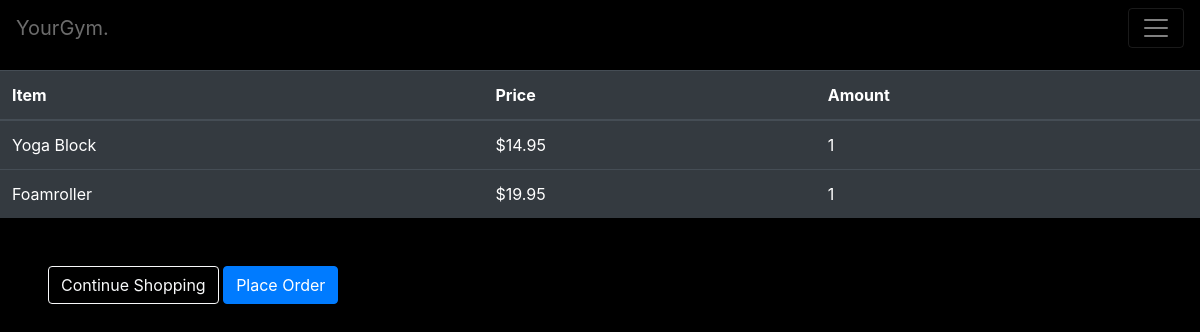
/cart (signed in), run on an earlier commit of the app's database.
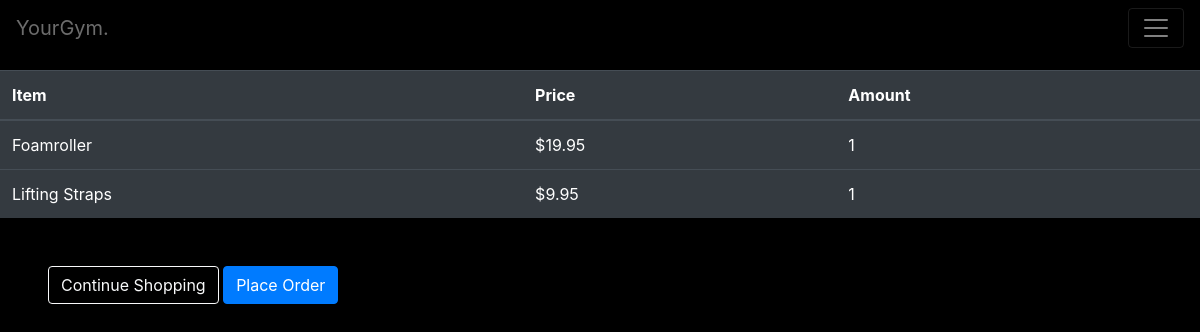
And on a later commit of the database.
### main/models.py (models this page shows)
class CartItem(models.Model):
    item = models.ForeignKey(Stock, on_delete=models.CASCADE,
                             related_name='cart')
    cartowner = models.ForeignKey(Cart, on_delete=models.CASCADE,
                                  related_name='cart')
    price = models.DecimalField(decimal_places=2, max_digits=6, default=0)
    amount = models.IntegerField(default=1)

class Stock(models.Model):
    product_number = models.IntegerField(null=True, blank=True, unique=True)
    description = models.CharField(max_length=255, blank=True)
    document = models.ImageField(upload_to='images/', default=None)
    price = models.DecimalField(decimal_places=2, max_digits=6, null=True,
                                blank=True)
    available = models.IntegerField(default=None, blank=True)
    color = models.CharField(max_length=255, blank=True)
    def __str__(self):
        return self.description

### main/views.py (the view)
# urls.py: path("cart", views.cart, name="cart"),
def cart(request):
    if request.method == "POST":
        curruser = request.user
        if (curruser is None) or (str(curruser) == 'AnonymousUser'):
            context = {
                "items": Stock.objects.all(),
                "visitor": True
            }
            return render(request, "main/shop.html", context)
        else:
            prodnum = request.POST["productnumber"]
            item = Stock.objects.get(product_number=prodnum)
            if item.available != 0:
                item.available -= 1
                item.save()
                curruser = request.user
                usercart = Cart.objects.filter(owner=curruser).first()
                if usercart is None:
                    newcart = Cart(owner=curruser)
                    newcart.save()
                    newcartitem = CartItem(item=item, cartowner=newcart,
                                           price=item.price, amount=1)
                    newcartitem.save()
                else:
                    cartitem = CartItem.objects.filter(cartowner=usercart,
                                                       item=item).count()
                    if cartitem == 0:
                        newcartitem = CartItem(item=item, cartowner=usercart,
                                               price=item.price, amount=1)
                        newcartitem.save()
                    else:
                        currcartitem = CartItem.objects\
                                               .filter(cartowner=usercart)\
                                               .get(item=item)
                        curramount = currcartitem.amount
                        newamount = int(curramount) + 1
                        currcartitem.amount = newamount
                        currcartitem.save()
                products = CartItem.objects.filter(cartowner=usercart).all()
                total = 0
                qty = 0
                for product in products:
                    qty += product.amount
                    cost = product.amount * product.price
                    total += cost
                context = {
                    "products": products,
                    "user": curruser,
                    "total": total,
                    "qty": qty
                }
                return render(request, "main/cart.html", context)
            else:
                context = {
                    "items": Stock.objects.all(),
                    "available": False
                }
                return render(request, "main/shop.html", context)
    else:
        curruser = request.user
        usercart = Cart.objects.filter(owner=curruser).first()
        products = CartItem.objects.filter(cartowner=usercart).all()
        total = 0
        qty = 0
        for product in products:
            qty += product.amount
            cost = product.amount * product.price
            total += cost
        context = {
            "products": products,
            "user": curruser,
            "total": total,
            "qty": qty
        }
        return render(request, "main/cart.html", context)

### main/templates/main/cart.html (shortened to what this page needs)
{% extends "main/layout.html" %}
{% block main %}
{% if qty == 0 %}
<div class="container">
  <div class="row" id="toprow">
    <div id="indextitle" class="col-md-6 offset-md-1"> Your cart is empty </div>
  </div>
  <div class="row">
    <div id="indextitle" class="col offset-md-1">
      <a class="btn btn-outline-light" href="{% url 'shop'%}"> Continue Shopping </a>
{% else %}
<table class="table table-dark">
  <thead>
    <th> Item </th>
    <th> Price </th>
    <th> Amount </th>
  </thead>
  <tbody>
    {% for product in products %}
    <tr>
      <td> {{product.item}} </td>
      <td> ${{product.price}} </td>
      <td> {{product.amount}} </td>
    </tr>
    {% endfor %}
  </tbody>
</table>
{% if qty != 0 %}
<form class="m-5" action="{% url 'order' %}" method="post">
  <a class="btn btn-outline-light" id="cartshop" href="{% url 'shop'%}"> Continue Shopping </a>
  <button type="button" class="btn btn-primary" data-toggle="modal" data-target="#exampleModal">
    Place Order
  </button>
</form>
{% endif %}
{% endif %}
{% endblock %}

What changed in the data, as far as the page shows it:
removed CartItem: item "Yoga Block", price "14.95", amount "1"
added CartItem: item "Lifting Straps", price "9.95", amount "1"
